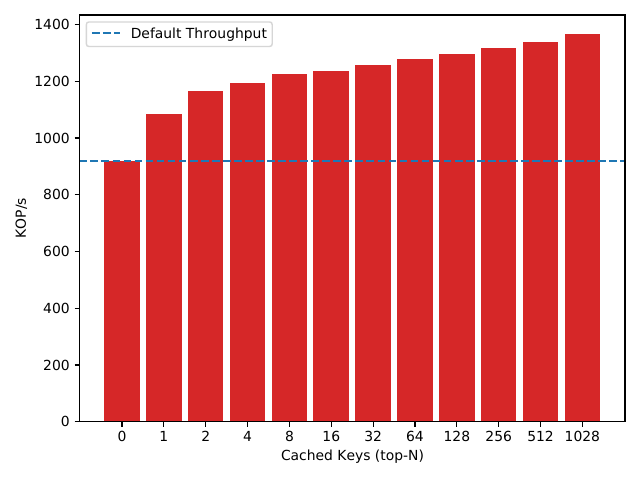

Here is the Python script that generated this plot:

import matplotlib
import matplotlib.pyplot as plt
import numpy as np

matplotlib.rcParams['pdf.fonttype'] = 42


#labels = ['1', '2', '4', '8', '16', '24','32']



labels = [ '0', '1', '2', '4', '8', '16', '32', '64', '128', '256', '512', '1028']

def div_thousand (list):
    return [val /1000.0 for val in list]


#write_control_means = [74722.000000,133416.500000,224747.625000,355556.937500,510859.406250,316737.500000 ]
#default_means = [ 75163.101562 ,132205.703125,213194.703125,310103.218750,375318.468750,268242.000000 ]

#write_control_means = [77031.304688,137126.500000,230549.000000,362185.093750,521816.218750,590724.312500,623618.875000 ]
#default_means =       [77381.898438,136436.796875,220190.312500,315904.593750,389877.093750,373037.000000,366878.687500 ]



memory_per_key = [918515,1085906,1165264,1193130,1224045,1237129,1256852,1276991,1297062,1318849,1339986,1365151]
memory_per_key = div_thousand(memory_per_key)





x = np.arange(len(labels))  # the label locations
width = .85  # the width of the bars


fig, ax = plt.subplots()

rects = ax.bar(x, memory_per_key, width,
        color='tab:red')

ax.axhline(y=918, color='tab:blue', linestyle='--',
label='Default Throughput')


# Add some text for labels, title and custom x-axis tick labels, etc.
ax.set_ylabel('KOP/s')
#ax.set_title('Cached Keys vs Throughput')
ax.set_xticks(x)
ax.set_xticklabels(labels)
ax.set_xlabel("Cached Keys (top-N)");
#ax.set_yscale('log')
ax.legend()


def autolabel(rects):
    """Attach a text label above each bar in *rects*, displaying its height."""
    for rect in rects:
        height = rect.get_height()
        ax.annotate('{}'.format(height),
                    xy=(rect.get_x() + rect.get_width() / 2, height),
                    xytext=(0, 3),  # 3 points vertical offset
                    textcoords="offset points",
                    ha='center', va='bottom')


#autolabel(rects1)
#autolabel(rects2)

fig.tight_layout()
plt.savefig("cache.pdf")
plt.show()
